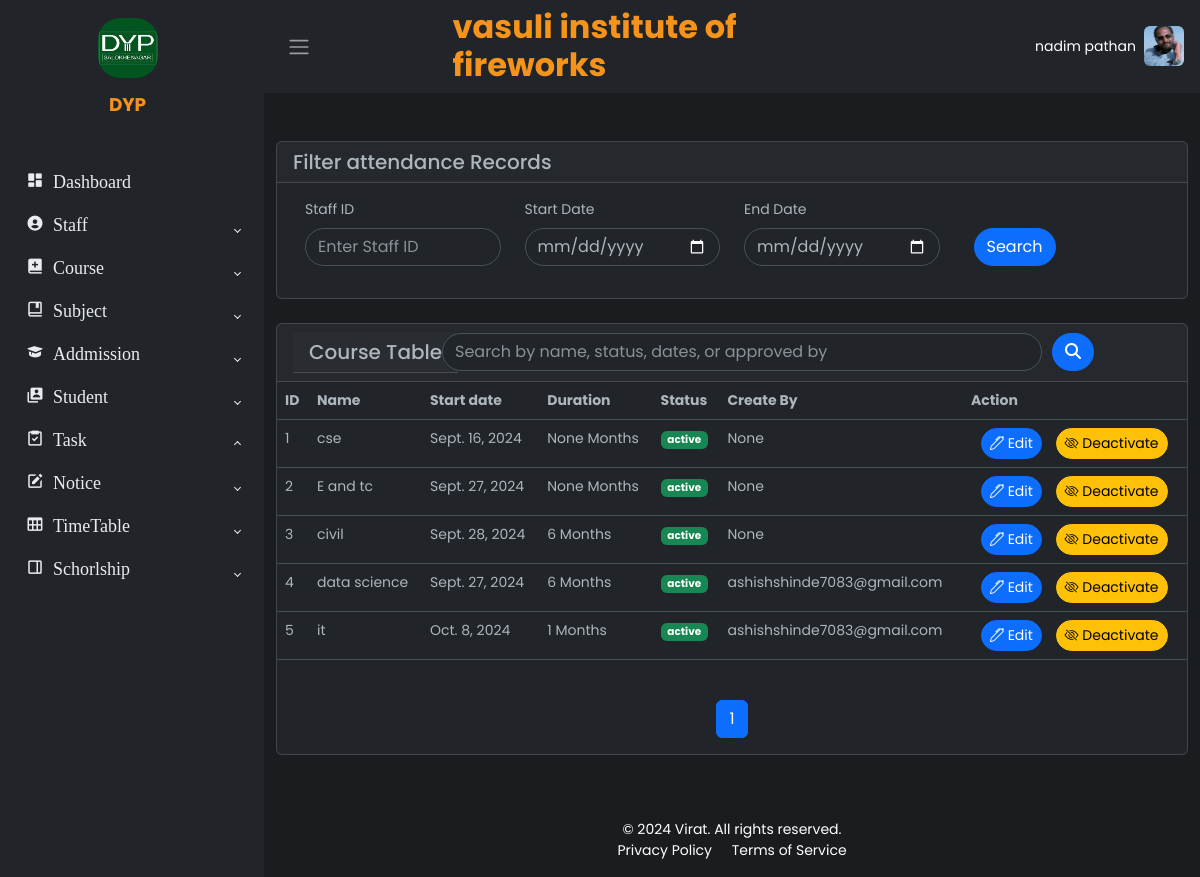
The app's page /courses/ (signed in) with its own data.
### apps/accounts/models.py (models this page shows)
class CustomUser(AbstractBaseUser, PermissionsMixin):
    Role_choices= (
        ('admin', 'Admin'),
        ('principal', 'Principal'),
        ('vice_principal', 'Vice_Principal'),
        ('hod', 'Hod'),
        ('teacher', 'Teacher'),
        ('accountant', 'Accountant'),
        ('clark', 'Clark'),
        ('examinetor', 'Examinetor'),
        ('librarian', 'Librarian'),
        ('lab_assistant', 'Lab_Assistant'),
        ('student', 'student'),
    )
    first_name = models.CharField(max_length=30)
    last_name = models.CharField(max_length=30)
    username = models.CharField(max_length=50, unique=True)
    mobile = models.TextField(max_length=10, unique=True)
    email = models.TextField(unique=True)
    address = models.TextField(max_length=100)
    role = models.CharField(max_length=30, choices=Role_choices)
    is_active = models.BooleanField(default=True)
    is_staff = models.BooleanField(default=True)  # Typically False for non-superusers
    profile_image = models.ImageField(upload_to='profile_images/', null=True, blank=True)
    inst_id = models.ForeignKey(InstituteMaster,on_delete=models.CASCADE, blank=True, null=True,)
    objects = CustomUserManager()
    USERNAME_FIELD = 'username'
    REQUIRED_FIELDS = ['email', 'mobile']
    def __str__(self):
        return self.username

### apps/institute/models.py (models this page shows, shortened)
class InstituteMaster(models.Model):
    id = models.AutoField(primary_key=True)
    name = models.CharField(max_length=255)
    address = models.TextField()
    village = models.CharField(max_length=100)
    city = models.CharField(max_length=100)
    state = models.CharField(max_length=100)
    district = models.CharField(max_length=100)
    pincode = models.CharField(max_length=10)
    number = models.CharField(max_length=15)
    email = models.EmailField()
    type = models.CharField(max_length=50)
    status = models.CharField(max_length=20, default='active')  # Set default value
    logo = models.ImageField(upload_to='logos/')
    tagline = models.CharField(max_length=255)
    affiliation = models.CharField(max_length=255)

### apps/course/models.py (models this page shows, shortened)
class CourseMaster(models.Model):
    id = models.AutoField(primary_key=True)
    status_choices= (
        ('Active', 'Active'),
        ('Inactive', 'Inactive'),
    )
    name = models.CharField(max_length=255)
    institute_id = models.ForeignKey(InstituteMaster, on_delete=models.CASCADE)
    start_date = models.DateField()
    status = models.CharField(max_length=20, default='active')
    intake_capacity = models.IntegerField()
    durstion = models.CharField(max_length=20, null=True, blank=True)
    submitted_by = models.ForeignKey(settings.AUTH_USER_MODEL, on_delete=models.SET_NULL, null=True)  # Use AUTH_USER_MODEL

### apps/course/views.py (the view)
# urls.py: path('', views.course_list, name='course_list'),
def course_list(request):
    search_query = request.GET.get('q', '')
    course_id = request.GET.get('id', '')
    start_date = request.GET.get('start_date', '')
    end_date = request.GET.get('end_date', '')
    courses = CourseMaster.objects.all()
    if search_query:
        courses = courses.filter(
            Q(name__icontains=search_query) |        # Search by course name
            Q(status__iexact=search_query) |         # Search by status
            Q(intake_capacity__icontains=search_query)  # Search by intake capacity
        )
    if course_id:
        courses = courses.filter(id__icontains=course_id)
    if start_date:
        courses = courses.filter(start_date__gte=start_date)
    if end_date:
        courses = courses.filter(start_date__lte=end_date)
    paginator = Paginator(courses, 10)  # Show 10 records per page
    page_number = request.GET.get('page')
    courses = paginator.get_page(page_number)
    return render(request, 'course/course_list.html', {'courses': courses})

### templates/course/course_list.html (shortened to what this page needs)
{% extends "base.html" %}
{% block content %}
<div class="container-fluid py-5">
  <div class="card mb-4">
    <h5 class="card-header">Filter attendance Records</h5>
    <div class="card-body">
        <form method="GET" class="row align-items-center justify-content-center">
            <div class="row w-100 justify-content-center">
                <div class="col-md-3 mb-3">
                    <label for="staffIdFilter" class="form-label">Staff ID</label>
                    <input type="text" name="staff_id" id="staffIdFilter" class="form-control" placeholder="Enter Staff ID" value="{{ request.GET.staff_id }}">
                </div>
                <div class="col-md-3 mb-3">
                    <label for="startDateFilter" class="form-label">Start Date</label>
                    <input type="date" name="start_date" id="startDateFilter" class="form-control" value="{{ request.GET.start_date }}">
                </div>
                <div class="col-md-3 mb-3">
                    <label for="endDateFilter" class="form-label">End Date</label>
                    <input type="date" name="end_date" id="endDateFilter" class="form-control" value="{{ request.GET.end_date }}">
                </div>
                <div class="col-md-3 mb-3 d-flex align-items-end">
                    <button type="submit" class="btn btn-primary">Search</button>
                </div>
            </div>
        </form>
    </div>
</div>
    <div class="card">
        <div class="d-flex align-items-center card-header">
        <h5 class="card-header">Course Table</h5>
        <div class="search-container">
            <form method="GET" class="d-inline-flex justify-content-center">
                <input type="text" name="q" class="form-control" placeholder="Search by name, status, dates, or approved by" value="{{ search_query }}" style="width: 600px; border-radius: 2.25rem;">
                <button type="submit" class="btn btn-primary" style="border-radius: 2.25rem;">
                    <i class="fas fa-search"></i>
                </button>
            </form>
        </div>
    </div>
        <div class="table-responsive text-nowrap">
            <table class="table">
                <thead>
                    <tr class="text-nowrap">
                        <th>ID</th>
                        <th>Name</th>
                        <th>Start date</th>
                        <th>Duration</th>
                        <th>Status</th>
                        <th>Create By</th>
                        <th>Action</th>
                    </tr>
                </thead>
                <tbody>
                    {% for course in courses %}
                    <tr>
                        <td>{{ course.id }}</td>
                        <td>{{ course.name }}</td>
                        <td>{{ course.start_date }}</td>
                        <td>{{ course.durstion }} Months</td>
                        <td>
                            <span class="badge bg-success">{{ course.status }}</span>
                        </td>
                        <td>{{ course.submitted_by}}</td>
                        <td>
                            <a href="{% url 'course_update' pk=course.pk %}" class="btn btn-sm btn-primary">
                                <i class="bi bi-pen"></i> Edit
                            </a>
                            {% if request.user.role == 'principal' %}
                            <a href="{% url 'course_toggle_status' pk=course.pk %}" class="btn btn-sm btn-warning">
                                {% if course.status == 'active' %}
                                    <i class="bi bi-eye-slash"></i> Deactivate
                                {% else %}
                                    <i class="bi bi-eye"></i> Activate
                                {% endif %}
                                {% endif %}
                            </a>
                        </td>
                    </tr>
                    {% endfor %}
                </tbody>
            </table>
        </div>
        <nav aria-label="Page navigation" class="mt-4">
            <ul class="pagination justify-content-center">
                {% for num in courses.paginator.page_range %}
                <li class="page-item {% if courses.number == num %}active{% endif %}">
                    <a class="page-link" href="?q={{ search_query }}&page={{ num }}">{{ num }}</a>
                </li>
                {% endfor %}
            </ul>
        </nav>
    </div>
</div>
{% endblock content %}

### templates/base.html (shortened to what this page needs)
<!DOCTYPE html>
<html lang="en" data-bs-theme="dark">
<head>
    <link rel="stylesheet" href="https://cdn.jsdelivr.net/npm/bootstrap@5.3.0-alpha2/dist/css/bootstrap.min.css">
    <link rel="stylesheet" href="https://cdn.jsdelivr.net/npm/bootstrap-icons@1.10.0/font/bootstrap-icons.css">
    <link href="https://unpkg.com/boxicons/css/boxicons.min.css" rel="stylesheet">
    <link rel="stylesheet" href="/static/css/style.css">
</head>
<body>
    <div class="wrapper">
        <aside id="sidebar" class="ap-sidebar">
            <div class="h-100">
                <div class="sidebar-logo d-flex flex-column align-items-center mb-4">
                    <a href="#" class="d-flex flex-column align-items-center text-white text-decoration-none">
                        <img src="{{ request.user.inst_id.logo.url }}" alt="Institute Logo" class="img-fluid mb-2" style="width: 60px; height: auto; border-radius: 22px;">
                    <span class="h8 mb-0" style="text-align: center; margin-left: -9px; margin-top: 5px; color:#f5931b;font-weight: bold;">
                        {{ request.user.inst_id.tagline }}
                    </span>
                    </a>
                </div>
                <ul class="sidebar-nave">
                    <li class="sidebar-item">
                        <a href="{%url 'dashboard'%}" class="sidebar-link">
                            <i class='bx bxs-dashboard' style="font-size: 18px;"> Dashboard </i>
                        </a>
                    </li>
                    <li class="sidebar-item">
                        <a href="#" class="sidebar-link collapsed" data-bs-toggle="collapse" data-bs-target="#coursesDropdown" aria-expanded="false">
                            <i class='bx bxs-user-circle' style="font-size: 18px;"> Staff </i>
                        </a>
                    </li>
                    <li class="sidebar-item">
                        <a href="#" class="sidebar-link collapsed" data-bs-toggle="collapse" data-bs-target="#facultyDropdown" aria-expanded="false">
                            <i class='bx bxs-book-add' style="font-size: 18px;"> Course </i>
                        </a>
                    </li>
                    <li class="sidebar-item">
                        <a href="#" class="sidebar-link collapsed" data-bs-toggle="collapse" data-bs-target="#adminDropdown" aria-expanded="false">
                            <i class='bx bx-book-bookmark' style="font-size: 18px;"> Subject </i>
                        </a>
                    </li>
                    <li class="sidebar-item">
                        <a href="#" class="sidebar-link collapsed" data-bs-toggle="collapse" data-bs-target="#admissionDropdown" aria-expanded="false">
                            <i class='bx bxs-graduation' style="font-size: 18px;"> Addmission </i>
                        </a>
                    </li>
                    <li class="sidebar-item">
                        <a href="#" class="sidebar-link collapsed" data-bs-toggle="collapse" data-bs-target="#studentDropdown" aria-expanded="false">
                            <i class='bx bxs-user-account' style="font-size: 18px;"> Student </i>
                        </a>
                    </li>
                        {% if request.user.role != 'student'%}
                    <li class="sidebar-item">
                        <a href="#" class="sidebar-link" onclick="handleTaskClick(event)" data-bs-toggle="collapse" data-bs-target="#taskDropdown" aria-expanded="false">
                            <i class='bx bx-task' style="font-size: 18px;"> Task </i>
                        </a>
                    </li>
                    {% endif %}
                {% if request.user.role != 'student'%}
                  <li class="sidebar-item">
                    <a href="#" class="sidebar-link collapsed" data-bs-toggle="collapse" data-bs-target="#noticeDropdown" aria-expanded="false">
                        <i class='bx bxs-edit' style="font-size: 18px;"> Notice </i>
                    </a>
                </li>
                {% endif %}
                <li class="sidebar-item">
                    <a href="#" class="sidebar-link collapsed" data-bs-toggle="collapse" data-bs-target="#timetableDropdown" aria-expanded="false">
                        <i class='bx bx-table' style="font-size: 18px;"> TimeTable </i>
                    </a>
                </li>
            <li class="sidebar-item">
                <a href="#" class="sidebar-link collapsed" data-bs-toggle="collapse" data-bs-target="#scholarshipDropdown" aria-expanded="false">
                    <i class='bx bx-dock-right' style="font-size: 18px;"> Schorlship </i>
                </a>
            </li>
                </ul>
            </div>
        </aside>
        <div class="main">
            <nav class="navbar navbar-expand " style="background-color: var(--bs-dark)">
                <button class="btn" id="sidebar-toggle" type="button">
                    <span class="navbar-toggler-icon"></span>
                </button>
                <div class="navbar-collapse d-flex justify-content-center">
                    <form class="d-flex mx-auto" style="width: 50%;">
                        <div class="input-group w-100 d-flex justify-content-center" style="color: black;">
                            <span class="h2 mb-0" style="color:#f5931b;font-weight: bold;">
                                {{ request.user.inst_id.name }}
                             </span>
                        </div>
                    </form>
                    <ul class="navbar-nav ms-3 mx-3">
                        <li class="nav-item dropdown d-flex align-items-center">
                            <a href="#" data-bs-toggle="dropdown" class="nav-icon d-flex align-items-center flex-row-reverse pe-md-0">
                               <img src="{{ request.user.profile_image.url }}" class="avatar img-fluid rounded ms-2" alt="">
                                <span class="text-white">{{request.user.first_name}}</span>
                            </a>
                        </li>
                    </ul>
                </div>
            </nav>
            {%block content%}
            {%endblock content%}
<footer class="text-white py-3">
    <div class="container-fluid">
        <div class="row justify-content-center text-center">
            <div class="col-md-12">
                <p class="mb-0">&copy; 2024 Virat. All rights reserved.</p>
                <a href="#" class="text-white text-decoration-none me-3">Privacy Policy</a>
                <a href="#" class="text-white text-decoration-none">Terms of Service</a>
            </div>
        </div>
    </div>
</footer>
        </div>
    </div>
</body>
</html>

### records on screen
CustomUser: user.inst_id.logo (picture), user.inst_id.tagline "DYP", user.inst_id.name "vasuli institute of fireworks", user.profile_image (picture), user.first_name "nadim pathan"
CourseMaster: id "1", name "cse", start_date "Sept. 16, 2024", durstion "None", status "active", submitted_by "None", shows "Deactivate"
CourseMaster: id "2", name "E and tc", start_date "Sept. 27, 2024", durstion "None", status "active", submitted_by "None", shows "Deactivate"
CourseMaster: id "3", name "civil", start_date "Sept. 28, 2024", durstion "6", status "active", submitted_by "None", shows "Deactivate"
CourseMaster: id "4", name "data science", start_date "Sept. 27, 2024", durstion "6", status "active", submitted_by "ashishshinde7083@gmail.com", shows "Deactivate"
CourseMaster: id "5", name "it", start_date "Oct. 8, 2024", durstion "1", status "active", submitted_by "ashishshinde7083@gmail.com", shows "Deactivate"

### other values on screen
{{ num }} "1"
